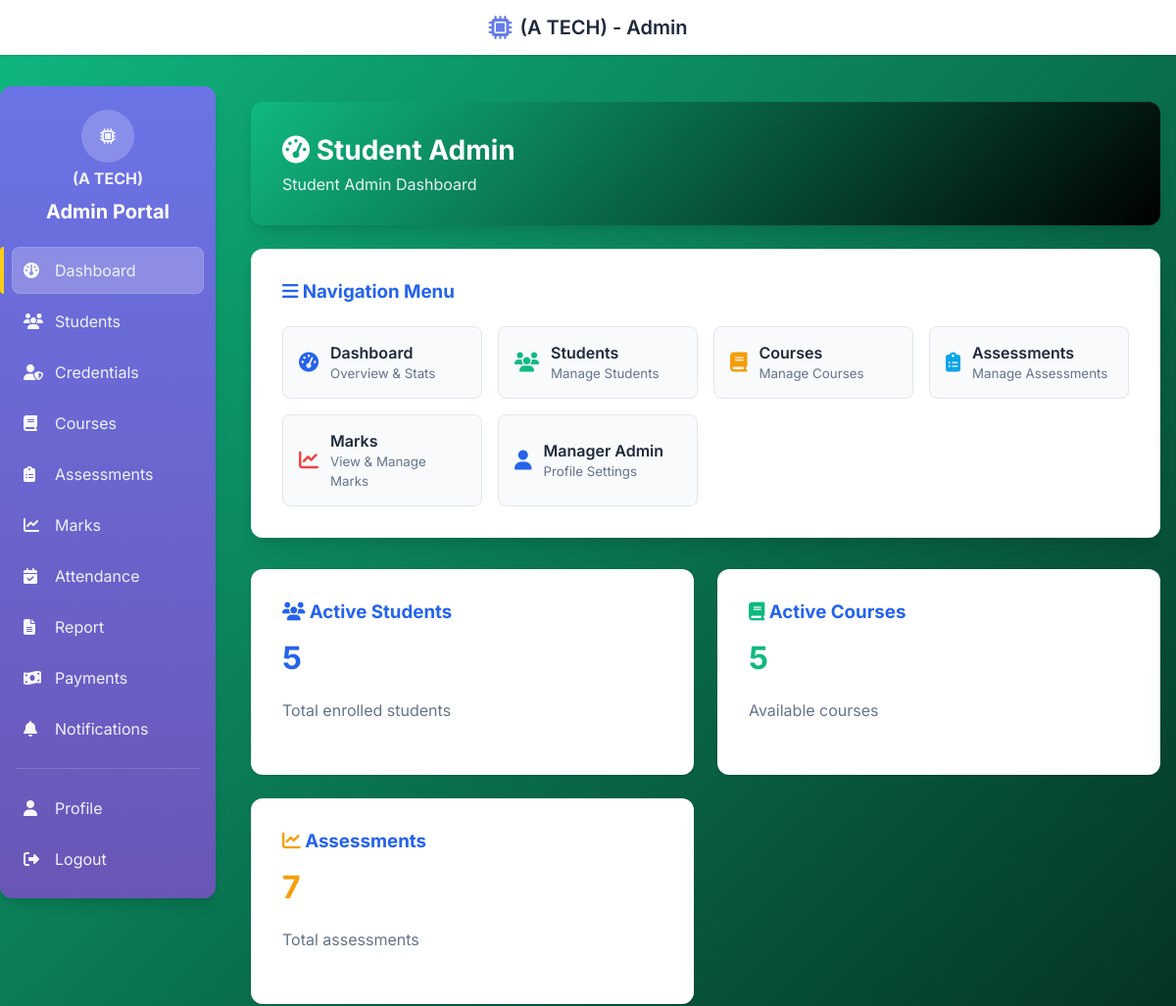
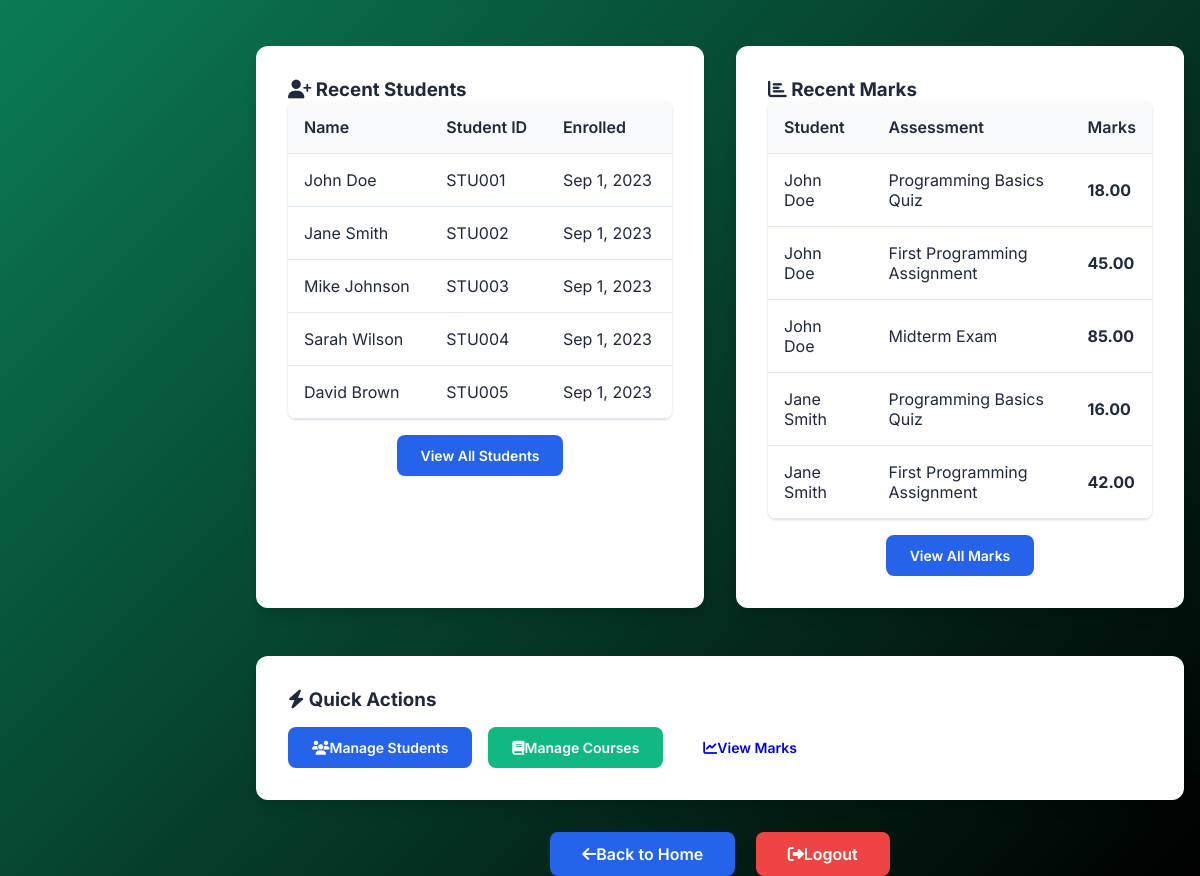
The page /dashboard.php (signed in) on the database its author committed (2 pictures, top to bottom).
### tables this page shows
CREATE TABLE students (
    id INT AUTO_INCREMENT PRIMARY KEY,
    student_id VARCHAR(20) UNIQUE NOT NULL,
    full_name VARCHAR(100) NOT NULL,
    email VARCHAR(100) UNIQUE NOT NULL,
    phone VARCHAR(20),
    gender ENUM('Male', 'Female', 'Other') NOT NULL,
    dob DATE NOT NULL,
    address TEXT,
    enrollment_date DATE NOT NULL,
    status ENUM('Active', 'Inactive', 'Graduated', 'Suspended') DEFAULT 'Active',
    created_at TIMESTAMP DEFAULT CURRENT_TIMESTAMP,
    updated_at TIMESTAMP DEFAULT CURRENT_TIMESTAMP ON UPDATE CURRENT_TIMESTAMP
);

CREATE TABLE marks (
    id INT AUTO_INCREMENT PRIMARY KEY,
    student_id INT NOT NULL,
    assessment_id INT NOT NULL,
    obtained_marks DECIMAL(5,2) NOT NULL,
    grade VARCHAR(2),
    remarks TEXT,
    recorded_by INT NOT NULL,
    recorded_at TIMESTAMP DEFAULT CURRENT_TIMESTAMP,
    FOREIGN KEY (student_id) REFERENCES students(id) ON DELETE CASCADE,
    FOREIGN KEY (assessment_id) REFERENCES assessments(id) ON DELETE CASCADE,
    FOREIGN KEY (recorded_by) REFERENCES admins(id),
    UNIQUE KEY unique_student_assessment (student_id, assessment_id)
);

CREATE TABLE assessments (
    id INT AUTO_INCREMENT PRIMARY KEY,
    course_id INT NOT NULL,
    title VARCHAR(100) NOT NULL,
    type ENUM('Quiz', 'Assignment', 'Midterm', 'Final', 'Project') NOT NULL,
    total_marks INT NOT NULL,
    weight DECIMAL(5,2) DEFAULT 0.00,
    due_date DATE,
    created_at TIMESTAMP DEFAULT CURRENT_TIMESTAMP,
    FOREIGN KEY (course_id) REFERENCES courses(id) ON DELETE CASCADE
);

### dashboard.php (the view, shortened to what this page needs)
<?php
require_once 'includes/header.php';
$role = $_SESSION['role'];
$is_manager = $role === 'manager_admin';
$stats = [];
$result = $conn->query("SELECT COUNT(*) as count FROM students WHERE status = 'Active'");
$stats['students'] = $result->fetch_assoc()['count'];
$result = $conn->query("SELECT COUNT(*) as count FROM courses WHERE status = 'Active'");
$stats['courses'] = $result->fetch_assoc()['count'];
$result = $conn->query("SELECT COUNT(*) as count FROM assessments");
$stats['assessments'] = $result->fetch_assoc()['count'];
$result = $conn->query("SELECT * FROM students ORDER BY created_at DESC LIMIT 5");
$recent_students = $result->fetch_all(MYSQLI_ASSOC);
$sql = "SELECT m.obtained_marks, s.full_name as student_name, a.title as assessment_title, m.recorded_at
        FROM marks m
        JOIN students s ON m.student_id = s.id
        JOIN assessments a ON m.assessment_id = a.id
        ORDER BY m.recorded_at DESC LIMIT 5";
$result = $conn->query($sql);
$recent_marks = $result->fetch_all(MYSQLI_ASSOC);
?>
<div class="container">
    <div class="card" style="margin-bottom: 1.5rem; background: linear-gradient(135deg, #10b981 0%, #000000 100%); color: white;">
        <div style="display: flex; justify-content: space-between; align-items: center;">
            <div>
                <h1 style="margin: 0; color: white; font-size: 1.75rem;">
                    <i class="fas fa-tachometer-alt"></i>
                    <?= htmlspecialchars($_SESSION['full_name'] ?? $_SESSION['username']) ?>
                </h1>
                <p style="color: rgba(255,255,255,0.9); margin: 0.5rem 0 0 0; font-size: 1rem;">
                    <?= $is_manager ? 'Manager Admin Dashboard' : 'Student Admin Dashboard' ?>
                </p>
            </div>
        </div>
    </div>
    <div class="card">
        <h3 style="margin-bottom: 1.5rem; color: var(--primary-color);">
            <i class="fas fa-bars"></i> Navigation Menu
        </h3>
        <div style="display: grid; grid-template-columns: repeat(auto-fit, minmax(200px, 1fr)); gap: 1rem;">
            <a href="dashboard.php" class="nav-card" style="display: flex; align-items: center; gap: 0.75rem; padding: 1rem; background: #f8fafc; border: 1px solid #e2e8f0; border-radius: 8px; text-decoration: none; color: var(--text-color); transition: all 0.3s ease;">
                <i class="fas fa-tachometer-alt" style="color: var(--primary-color); font-size: 1.25rem;"></i>
                <div>
                    <div style="font-weight: 600;">Dashboard</div>
                    <small style="color: var(--secondary-color);">Overview & Stats</small>
                </div>
            </a>
            <a href="student.php" class="nav-card" style="display: flex; align-items: center; gap: 0.75rem; padding: 1rem; background: #f8fafc; border: 1px solid #e2e8f0; border-radius: 8px; text-decoration: none; color: var(--text-color); transition: all 0.3s ease;">
                <i class="fas fa-users" style="color: var(--success-color); font-size: 1.25rem;"></i>
                <div>
                    <div style="font-weight: 600;">Students</div>
                    <small style="color: var(--secondary-color);">Manage Students</small>
                </div>
            </a>
            <a href="course.php" class="nav-card" style="display: flex; align-items: center; gap: 0.75rem; padding: 1rem; background: #f8fafc; border: 1px solid #e2e8f0; border-radius: 8px; text-decoration: none; color: var(--text-color); transition: all 0.3s ease;">
                <i class="fas fa-book" style="color: var(--warning-color); font-size: 1.25rem;"></i>
                <div>
                    <div style="font-weight: 600;">Courses</div>
                    <small style="color: var(--secondary-color);">Manage Courses</small>
                </div>
            </a>
            <a href="assessment.php" class="nav-card" style="display: flex; align-items: center; gap: 0.75rem; padding: 1rem; background: #f8fafc; border: 1px solid #e2e8f0; border-radius: 8px; text-decoration: none; color: var(--text-color); transition: all 0.3s ease;">
                <i class="fas fa-clipboard-list" style="color: var(--info-color); font-size: 1.25rem;"></i>
                <div>
                    <div style="font-weight: 600;">Assessments</div>
                    <small style="color: var(--secondary-color);">Manage Assessments</small>
                </div>
            </a>
            <a href="student_marks.php" class="nav-card" style="display: flex; align-items: center; gap: 0.75rem; padding: 1rem; background: #f8fafc; border: 1px solid #e2e8f0; border-radius: 8px; text-decoration: none; color: var(--text-color); transition: all 0.3s ease;">
                <i class="fas fa-chart-line" style="color: var(--danger-color); font-size: 1.25rem;"></i>
                <div>
                    <div style="font-weight: 600;">Marks</div>
                    <small style="color: var(--secondary-color);">View & Manage Marks</small>
                </div>
            </a>
            <a href="profile.php" class="nav-card" style="display: flex; align-items: center; gap: 0.75rem; padding: 1rem; background: #f8fafc; border: 1px solid #e2e8f0; border-radius: 8px; text-decoration: none; color: var(--text-color); transition: all 0.3s ease;">
                <i class="fas fa-user" style="color: var(--primary-color); font-size: 1.25rem;"></i>
                <div>
                    <div style="font-weight: 600;">Manager Admin</div>
                    <small style="color: var(--secondary-color);">Profile Settings</small>
                </div>
            </a>
        </div>
    </div>
    <div class="dashboard-grid">
        <div class="dashboard-card">
            <h3><i class="fas fa-users" style="color: var(--primary-color);"></i> Active Students</h3>
            <p style="font-size: 2rem; font-weight: 700; color: var(--primary-color);"><?= $stats['students'] ?></p>
            <p>Total enrolled students</p>
        </div>
        <div class="dashboard-card">
            <h3><i class="fas fa-book" style="color: var(--success-color);"></i> Active Courses</h3>
            <p style="font-size: 2rem; font-weight: 700; color: var(--success-color);"><?= $stats['courses'] ?></p>
            <p>Available courses</p>
        </div>
        <div class="dashboard-card">
            <h3><i class="fas fa-chart-line" style="color: var(--warning-color);"></i> Assessments</h3>
            <p style="font-size: 2rem; font-weight: 700; color: var(--warning-color);"><?= $stats['assessments'] ?></p>
            <p>Total assessments</p>
        </div>
    </div>
    <div style="display: grid; grid-template-columns: repeat(auto-fit, minmax(400px, 1fr)); gap: 2rem; margin-top: 2rem;">
        <div class="card">
            <h3><i class="fas fa-user-plus"></i> Recent Students</h3>
            <table class="table">
                <thead>
                    <tr>
                        <th>Name</th>
                        <th>Student ID</th>
                        <th>Enrolled</th>
                    </tr>
                </thead>
                <tbody>
                    <?php foreach($recent_students as $student): ?>
                    <tr>
                        <td><?= htmlspecialchars($student['full_name']) ?></td>
                        <td><?= htmlspecialchars($student['student_id']) ?></td>
                        <td><?= date('M j, Y', strtotime($student['enrollment_date'])) ?></td>
                    </tr>
                    <?php endforeach; ?>
                </tbody>
            </table>
            <div style="text-align: center; margin-top: 1rem;">
                <a href="student.php" class="btn btn-primary">View All Students</a>
            </div>
        </div>
        <div class="card">
            <h3><i class="fas fa-chart-bar"></i> Recent Marks</h3>
            <table class="table">
                <thead>
                    <tr>
                        <th>Student</th>
                        <th>Assessment</th>
                        <th>Marks</th>
                    </tr>
                </thead>
                <tbody>
                    <?php foreach($recent_marks as $mark): ?>
                    <tr>
                        <td><?= htmlspecialchars($mark['student_name']) ?></td>
                        <td><?= htmlspecialchars($mark['assessment_title']) ?></td>
                        <td><strong><?= $mark['obtained_marks'] ?></strong></td>
                    </tr>
                    <?php endforeach; ?>
                </tbody>
            </table>
            <div style="text-align: center; margin-top: 1rem;">
                <a href="student_marks.php" class="btn btn-primary">View All Marks</a>
            </div>
        </div>
    </div>
    <div class="card" style="margin-top: 2rem;">
        <h3><i class="fas fa-bolt"></i> Quick Actions</h3>
        <div style="display: flex; gap: 1rem; flex-wrap: wrap; margin-top: 1rem;">
            <a href="student.php" class="btn btn-primary">
                <i class="fas fa-users"></i> Manage Students
            </a>
            <a href="course.php" class="btn btn-success">
                <i class="fas fa-book"></i> Manage Courses
            </a>
            <a href="student_marks.php" class="btn btn-warning">
                <i class="fas fa-chart-line"></i> View Marks
            </a>
        </div>
    </div>
    <div style="text-align: center; margin-top: 2rem;">
        <a href="index.php" class="btn btn-primary" style="padding: 0.75rem 2rem; font-size: 1rem; margin-right: 1rem;">
            <i class="fas fa-arrow-left"></i> Back to Home
        </a>
        <a href="logout.php" class="btn btn-danger" style="padding: 0.75rem 2rem; font-size: 1rem;">
            <i class="fas fa-sign-out-alt"></i> Logout
        </a>
    </div>
        </div>
    </div>
</div>
<?php require_once 'includes/footer.php'; ?>

### rows shown on the page
students: full_name "John Doe", student "STU001", enrollment_date "Sep 1, 2023"
students: full_name "Jane Smith", student "STU002", enrollment_date "Sep 1, 2023"
students: full_name "Mike Johnson", student "STU003", enrollment_date "Sep 1, 2023"
students: full_name "Sarah Wilson", student "STU004", enrollment_date "Sep 1, 2023"
students: full_name "David Brown", student "STU005", enrollment_date "Sep 1, 2023"
marks: student.full_name "John Doe", assessment.title "Programming Basics Quiz", obtained_marks "18.00"
marks: student.full_name "John Doe", assessment.title "First Programming Assignment", obtained_marks "45.00"
marks: student.full_name "John Doe", assessment.title "Midterm Exam", obtained_marks "85.00"
marks: student.full_name "Jane Smith", assessment.title "Programming Basics Quiz", obtained_marks "16.00"
marks: student.full_name "Jane Smith", assessment.title "First Programming Assignment", obtained_marks "42.00"

### other values the page prints
$_SESSION['full_name'] "Student Admin"
$stats['students'] "5"
$stats['courses'] "5"
$stats['assessments'] "7"
